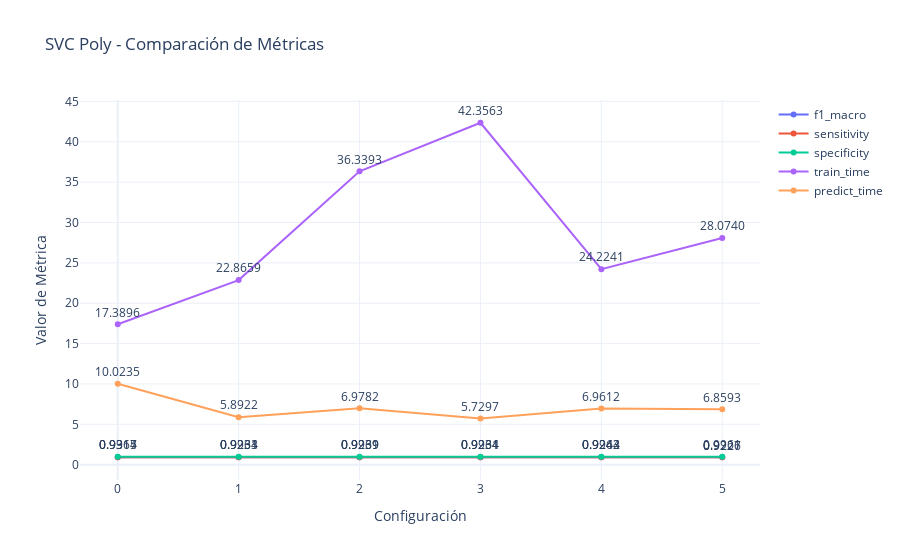

Write notebook code for a chart like this one.
### Code cell
# Graficar las métricas
plot_metrics_interactive(df_poly, 'SVC Poly', x_axis='x_index')
plot_confusion_matrix(df_poly, 'SVC Poly')

### Figure 1 — Plotly figure (JSON) as saved in the notebook; plotly's stock layout.template omitted (floating-point values rounded to 4 significant figures)
{"data": [{"mode": "lines+markers+text", "name": "f1_macro", "text": ["0.9317", "0.9233", "0.9239", "0.9234", "0.9243", "0.9227"], "textposition": "top center", "type": "scatter", "x": [0, 1, 2, 3, 4, 5], "y": [0.9317, 0.9233, 0.9239, 0.9234, 0.9243, 0.9227]}, {"mode": "lines+markers+text", "name": "sensitivity", "text": ["0.9314", "0.9234", "0.9239", "0.9234", "0.9244", "0.9226"], "textposition": "top center", "type": "scatter", "x": [0, 1, 2, 3, 4, 5], "y": [0.9314, 0.9234, 0.9239, 0.9234, 0.9244, 0.9226]}, {"mode": "lines+markers+text", "name": "specificity", "text": ["0.9965", "0.9961", "0.9961", "0.9961", "0.9962", "0.9961"], "textposition": "top center", "type": "scatter", "x": [0, 1, 2, 3, 4, 5], "y": [0.9965, 0.9961, 0.9961, 0.9961, 0.9962, 0.9961]}, {"mode": "lines+markers+text", "name": "train_time", "text": ["17.3896", "22.8659", "36.3393", "42.3563", "24.2241", "28.0740"], "textposition": "top center", "type": "scatter", "x": [0, 1, 2, 3, 4, 5], "y": [17.39, 22.87, 36.34, 42.36, 24.22, 28.07]}, {"mode": "lines+markers+text", "name": "predict_time", "text": ["10.0235", "5.8922", "6.9782", "5.7297", "6.9612", "6.8593"], "textposition": "top center", "type": "scatter", "x": [0, 1, 2, 3, 4, 5], "y": [10.02, 5.892, 6.978, 5.73, 6.961, 6.859]}], "layout": {"showlegend": true, "title": {"text": "SVC Poly - Comparación de Métricas"}, "xaxis": {"title": {"text": "Configuración"}}, "yaxis": {"title": {"text": "Valor de Métrica"}}}}
